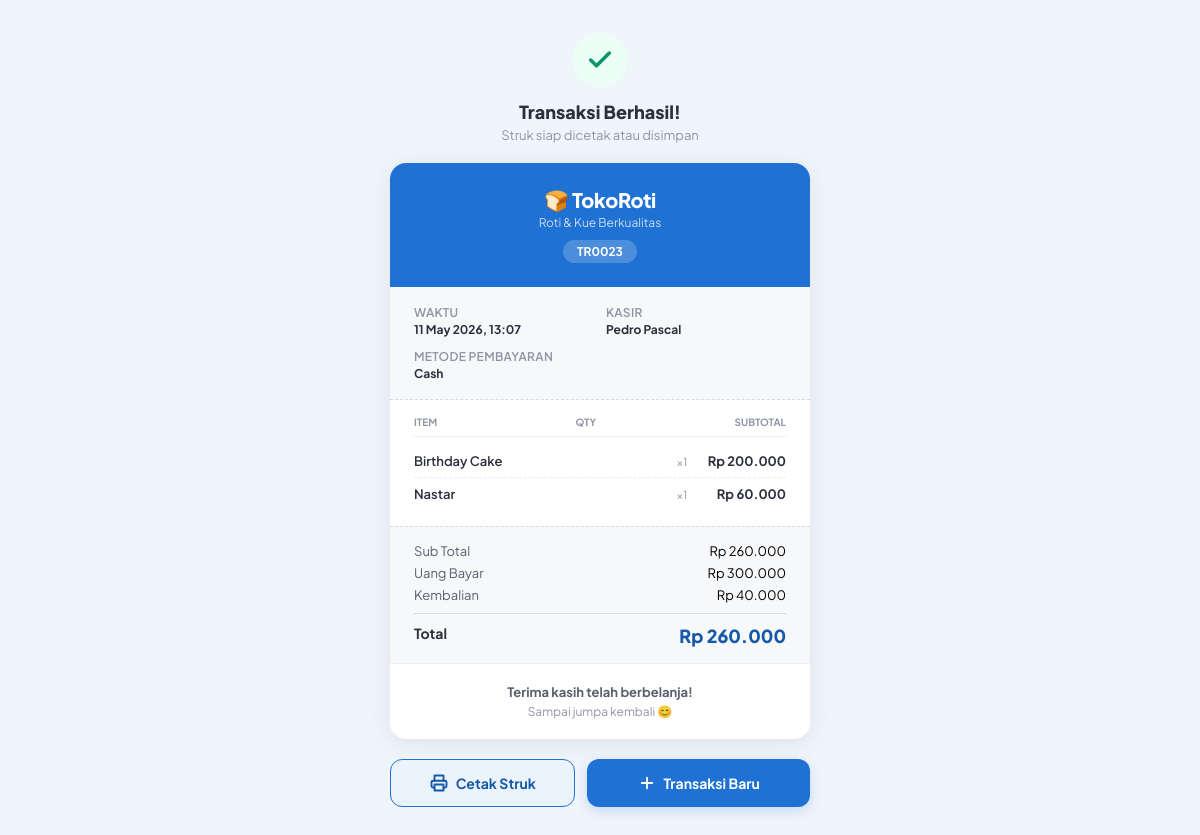
The page /public/struk.php?id=TR0023 (signed in) on the database its author committed.
### tables this page shows
CREATE TABLE `transaksi` (
  `id_transaksi` varchar(10) NOT NULL,
  `waktu_transaksi` datetime NOT NULL,
  `total_bayar` int NOT NULL,
  `uang_bayar` int DEFAULT '0',
  `kembalian` int DEFAULT '0',
  `metode_bayar` varchar(20) DEFAULT 'Cash',
  `status` varchar(20) DEFAULT 'Selesai',
  `id_karyawan` varchar(10) NOT NULL
);

CREATE TABLE `karyawan` (
  `id_karyawan` varchar(10) NOT NULL,
  `nama_karyawan` varchar(50) NOT NULL,
  `jabatan` varchar(50) NOT NULL,
  `username` varchar(50) NOT NULL,
  `password` varchar(255) NOT NULL,
  `is_active` tinyint(1) DEFAULT '1'
);

### public/struk.php (the view, shortened to what this page needs)
<?php
require_once '../config/database.php';
$id = $_GET['id'] ?? '';
$stmt = $conn->prepare(
    "SELECT t.*, k.nama_karyawan
     FROM transaksi t
     JOIN karyawan k ON t.id_karyawan = k.id_karyawan
     WHERE t.id_transaksi = :id"
);
$stmt->execute([':id' => $id]);
$transaksi = $stmt->fetch(PDO::FETCH_ASSOC);
$stmtDetail = $conn->prepare("SELECT * FROM detailstruk WHERE id_transaksi = :id");
$stmtDetail->execute([':id' => $id]);
$items = $stmtDetail->fetchAll(PDO::FETCH_ASSOC);
?>
<!DOCTYPE html>
<html lang="id">
<head>
</head>
<body>
<div class="struk-wrap">
    <div class="page-header no-print">
        <div class="sukses-icon">
            <svg viewBox="0 0 24 24" fill="none" stroke="currentColor" stroke-width="3" stroke-linecap="round" stroke-linejoin="round">
                <polyline points="20 6 9 17 4 12"></polyline>
            </svg>
        </div>
        <h1>Transaksi Berhasil!</h1>
        <p>Struk siap dicetak atau disimpan</p>
    </div>
    <div class="struk-card">
        <div class="struk-header">
            <div class="toko-nama">🍞 TokoRoti</div>
            <div class="toko-tagline">Roti & Kue Berkualitas</div>
            <div class="struk-id"><?= htmlspecialchars($transaksi['id_transaksi']) ?></div>
        </div>
        <div class="struk-info">
            <div class="info-item">
                <div class="info-label">Waktu</div>
                <div class="info-val"><?= date('d M Y, H:i', strtotime($transaksi['waktu_transaksi'])) ?></div>
            </div>
            <div class="info-item">
                <div class="info-label">Kasir</div>
                <div class="info-val"><?= htmlspecialchars($transaksi['nama_karyawan']) ?></div>
            </div>
            <div class="info-item" style="grid-column: span 2;">
                <div class="info-label">Metode Pembayaran</div>
                <div class="info-val"><?= htmlspecialchars($transaksi['metode_bayar']) ?></div>
            </div>
        </div>
        <div class="struk-items">
            <div class="item-header">
                <span>Item</span>
                <span>Qty</span>
                <span>Subtotal</span>
            </div>
            <?php foreach ($items as $item): ?>
            <div class="struk-item-row">
                <span class="item-nama"><?= htmlspecialchars($item['nama_menu']) ?></span>
                <span class="item-qty">×<?= $item['jumlah'] ?></span>
                <span class="item-sub">Rp <?= number_format($item['subtotal'], 0, ',', '.') ?></span>
            </div>
            <?php endforeach; ?>
        </div>
        <div class="struk-summary">
            <div class="summary-row">
                <span>Sub Total</span>
                <span>Rp <?= number_format($transaksi['total_bayar'], 0, ',', '.') ?></span>
            </div>
            <?php if ($transaksi['metode_bayar'] === 'Cash'): ?>
            <div class="summary-row">
                <span>Uang Bayar</span>
                <span>Rp <?= number_format($transaksi['uang_bayar'], 0, ',', '.') ?></span>
            </div>
            <div class="summary-row">
                <span>Kembalian</span>
                <span>Rp <?= number_format($transaksi['kembalian'], 0, ',', '.') ?></span>
            </div>
            <?php endif; ?>
            <div class="summary-row total">
                <span>Total</span>
                <span>Rp <?= number_format($transaksi['total_bayar'], 0, ',', '.') ?></span>
            </div>
        </div>
        <div class="struk-footer">
            <strong>Terima kasih telah berbelanja!</strong>
            Sampai jumpa kembali 😊
        </div>
    </div>
    <div class="struk-actions no-print">
        <button onclick="window.print()" class="btn-cetak">
            <svg viewBox="0 0 24 24" fill="none" stroke="currentColor" stroke-width="2.5" stroke-linecap="round" stroke-linejoin="round">
                <polyline points="6 9 6 2 18 2 18 9"/>
                <path d="M6 18H4a2 2 0 01-2-2v-5a2 2 0 012-2h16a2 2 0 012 2v5a2 2 0 01-2 2h-2"/>
                <rect x="6" y="14" width="12" height="8"/>
            </svg>
            Cetak Struk
        </button>
        <a href="kasir.php" class="btn-baru">
            <svg viewBox="0 0 24 24" fill="none" stroke="currentColor" stroke-width="2.5" stroke-linecap="round" stroke-linejoin="round">
                <path d="M12 5v14M5 12h14"/>
            </svg>
            Transaksi Baru
        </a>
    </div>
</div>
</body>
</html>

### public/struk.php (style rules this page uses)
:root { --blue-50: #EBF3FD; --blue-500: #1F72D3; --blue-600: #1559A8; --gray-50: #F7F8FA; --gray-100: #EDEEF2; --gray-200: #D8DAE2; --gray-400: #9094A4; --gray-600: #5A5E6E; --gray-800: #2C2F3C; --white: #FFFFFF; --green-50: #ECFDF5; --green-600:#059669; --font: 'Plus Jakarta Sans', sans-serif; }
* { box-sizing: border-box; margin: 0; padding: 0; }
body { font-family: var(--font); background: #F0F4FB; min-height: 100vh; display: flex; flex-direction: column; align-items: center; justify-content: center; padding: 32px 16px; }
.struk-wrap { width: 100%; max-width: 420px; display: flex; flex-direction: column; gap: 20px; }
.page-header { text-align: center; }
.page-header .sukses-icon { width: 56px; height: 56px; background: var(--green-50); border-radius: 50%; display: flex; align-items: center; justify-content: center; margin: 0 auto 12px; }
.page-header .sukses-icon svg { width: 28px; height: 28px; color: var(--green-600); }
.page-header h1 { font-size: 18px; font-weight: 800; color: var(--gray-800); }
.page-header p { font-size: 13px; color: var(--gray-400); margin-top: 4px; }
.struk-card { background: var(--white); border-radius: 16px; overflow: hidden; box-shadow: 0 4px 24px rgba(0,0,0,.08); }
.struk-header { background: var(--blue-500); padding: 24px; text-align: center; color: white; }
.struk-header .toko-nama { font-size: 20px; font-weight: 800; letter-spacing: -.3px; }
.struk-header .toko-tagline { font-size: 12px; opacity: .75; margin-top: 2px; }
.struk-header .struk-id { display: inline-block; margin-top: 10px; background: rgba(255,255,255,.2); border-radius: 100px; padding: 4px 14px; font-size: 12px; font-weight: 700; }
.struk-info { padding: 18px 24px; background: var(--gray-50); border-bottom: 1px dashed var(--gray-200); display: grid; grid-template-columns: 1fr 1fr; gap: 12px; }
.info-item { font-size: 12px; }
.info-label { color: var(--gray-400); font-weight: 600; text-transform: uppercase; letter-spacing: .3px; margin-bottom: 2px; }
.info-val { color: var(--gray-800); font-weight: 700; }
.struk-items { padding: 16px 24px; }
.item-header { display: flex; justify-content: space-between; font-size: 10px; font-weight: 700; text-transform: uppercase; color: var(--gray-400); padding-bottom: 8px; border-bottom: 1px solid var(--gray-100); margin-bottom: 8px; }
.struk-item-row { display: flex; align-items: baseline; gap: 8px; padding: 8px 0; border-bottom: 1px dashed var(--gray-100); }
.struk-item-row:last-child { border-bottom: none; }
.item-nama { flex: 1; font-size: 13px; font-weight: 600; color: var(--gray-800); }
.item-qty { font-size: 11px; color: var(--gray-400); min-width: 32px; text-align: center; }
.item-sub { font-size: 13px; font-weight: 700; color: var(--gray-800); text-align: right; min-width: 80px; }
.struk-summary { padding: 16px 24px; background: var(--gray-50); border-top: 1px dashed var(--gray-200); display: flex; flex-direction: column; gap: 6px; }
.summary-row { display: flex; justify-content: space-between; font-size: 13px; }
.summary-row span:first-child { color: var(--gray-600); }
.summary-row.total { padding-top: 10px; border-top: 1.5px solid var(--gray-200); margin-top: 4px; }
.summary-row.total span:first-child { font-size: 14px; font-weight: 700; color: var(--gray-800); }
.summary-row.total span:last-child { font-size: 18px; font-weight: 800; color: var(--blue-600); }
.struk-footer { padding: 20px; text-align: center; font-size: 12px; color: var(--gray-400); border-top: 1px solid var(--gray-100); }
.struk-footer strong { display: block; font-size: 13px; color: var(--gray-600); margin-bottom: 4px; }
.struk-actions { display: grid; grid-template-columns: 1fr 1.2fr; gap: 12px; }
.btn-cetak { padding: 14px; border-radius: 12px; border: 1.5px solid var(--blue-500); background: var(--blue-50); color: var(--blue-600); font-family: var(--font); font-size: 14px; font-weight: 700; cursor: pointer; display: flex; align-items: center; justify-content: center; gap: 8px; transition: all .2s; }
.btn-baru { padding: 14px; border-radius: 12px; border: none; background: var(--blue-500); color: white; font-family: var(--font); font-size: 14px; font-weight: 700; cursor: pointer; text-decoration: none; display: flex; align-items: center; justify-content: center; gap: 8px; box-shadow: 0 4px 12px rgba(31,114,211,0.2); }
.btn-cetak svg, .btn-baru svg { width: 18px; height: 18px; }

### rows shown on the page
transaksi: id_transaksi "TR0023", waktu_transaksi "11 May 2026, 13:07", id_karyawan.nama_karyawan "Pedro Pascal", metode_bayar "Cash", total_bayar "260.000", uang_bayar "300.000", kembalian "40.000"

### other values the page prints
$item['nama_menu'] "Birthday Cake"
$item['jumlah'] "1"
$item['subtotal'] "200.000"
$item['nama_menu'] "Nastar"
$item['subtotal'] "60.000"
